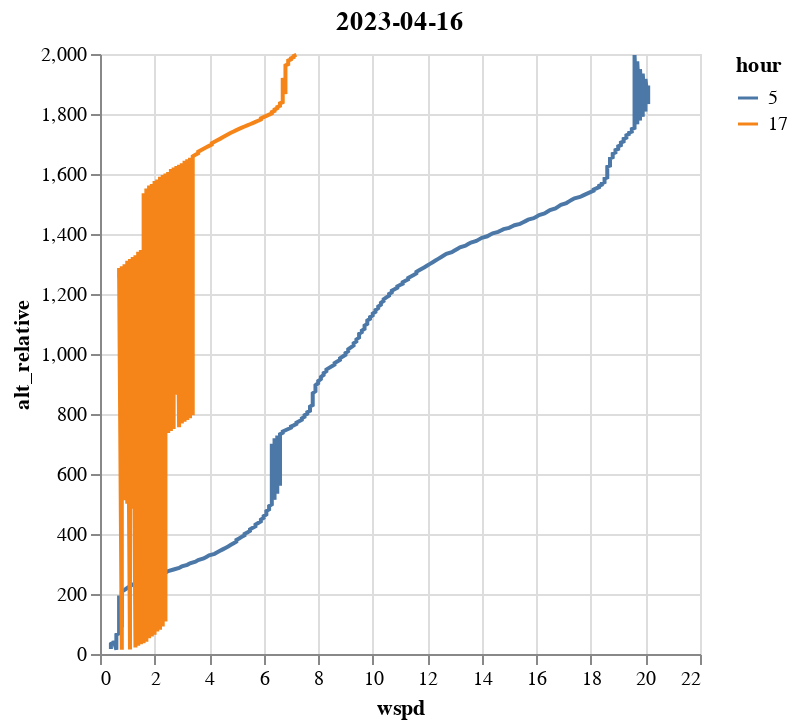

Here is the notebook cell this chart was saved with:
### Code cell
alt.Chart(
    src[['wspd', 'alt_relative', 'hour']]
).mark_line().encode(
    alt.X("wspd:Q").sort('-y'),
    alt.Y("alt_relative:Q"),
    alt.Color("hour:N")
).properties(title=str(src.time.dt.date.iloc[0]))

### Figure 1 — Vega-Lite specification as saved in the notebook (floating-point values rounded to 4 significant figures; data arrays with more than 128 entries replaced by an {"elided": "..."} marker saying what was removed)
{"config": {"view": {"continuousWidth": 300, "continuousHeight": 300}}, "data": {"name": "data-53c45337c3cf471df706d4eb280d55f8"}, "mark": {"type": "line"}, "encoding": {"color": {"field": "hour", "type": "nominal"}, "x": {"field": "wspd", "sort": "-y", "type": "quantitative"}, "y": {"field": "alt_relative", "type": "quantitative"}}, "title": "2023-04-16", "$schema": "https://vega.github.io/schema/vega-lite/v5.17.0.json", "datasets": {"data-53c45337c3cf471df706d4eb280d55f8": {"elided": "781 records"}}}
